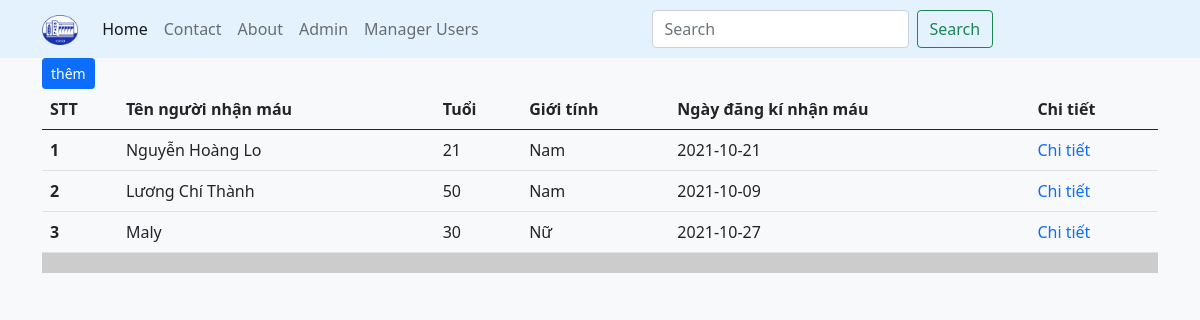
/src/index.php, run on the app's committed database.
### tables this page shows
CREATE TABLE `blood_recipient` (
  `reci_id` int(11) NOT NULL,
  `reci_name` varchar(50) DEFAULT NULL,
  `reci_age` int(11) DEFAULT NULL,
  `reci_bgrp` char(10) DEFAULT NULL,
  `reci_bqnty` int(11) DEFAULT NULL,
  `reci_sex` varchar(10) DEFAULT NULL,
  `reci_reg_date` date DEFAULT NULL,
  `reci_phno` char(11) DEFAULT NULL
);

### src/index.php (the view, shortened to what this page needs)
<?php
    require("./config/db.php");
?>
<!DOCTYPE html>
<html lang="en">
<head>
    <link href="https://cdn.jsdelivr.net/npm/bootstrap@5.0.2/dist/css/bootstrap.min.css" rel="stylesheet">
    <link rel="stylesheet" href="https://cdnjs.cloudflare.com/ajax/libs/font-awesome/5.15.4/css/all.min.css">
    <link rel="stylesheet" href="css/index.css">
</head>
<body class="bg-light">
    <div class="header">
        <nav class="navbar navbar-expand-lg navbar-light " style="background-color: #e3f2fd;">
            <div class="container">
                <a class="navbar-brand" href="index.php">
                    <img src="images/logo.png" height="30px" alt="">
                </a>
                <div class="collapse navbar-collapse" id="navbarSupportedContent">
                    <ul class="navbar-nav me-auto mb-2 mb-lg-0">
                        <li class="nav-item">
                            <a class="nav-link active" aria-current="page" href="index.php">Home</a>
                        </li>
                        <li class="nav-item">
                            <a class="nav-link" href="#">Contact</a>
                        </li>
                        <li class="nav-item">
                            <a class="nav-link" href="#">About</a>
                        </li>
                        <li class="nav-item">
                            <a class="nav-link" href="admin.php">Admin</a>
                        </li>
                        <li class="nav-item">
                            <a class="nav-link" href="manager.php">Manager Users</a>
                        </li>
                    </ul>
                    <form class="d-flex me-auto">
                        <input class="form-control me-2" type="search" placeholder="Search" aria-label="Search">
                        <button class="btn btn-outline-success" type="submit">Search</button>
                    </form>
                </div>
            </div>
        </nav>
    </div>
    <main class="bg-light">
        <div class="container">
            <div class="row">
                <div>
                    <a class="btn btn-primary btn-sm " href="add.php" role="button">thêm</a>
                </div>
                <div class="directory-table">
                    <div class="table">
                        <table class="table">
                            <thead>
                                <tr>
                                    <th scope="col">STT</th>
                                    <th scope="col">Tên người nhận máu</th>
                                    <th scope="col">Tuổi</th>
                                    <th scope="col">Giới tính</th>
                                    <th scope="col">Ngày đăng kí nhận máu</th>
                                    <th scope="col">Chi tiết</th>
                                </tr>
                            </thead>
                            <tbody>
                                <?php
                                $sql = "SELECT reci_id, reci_name, reci_age, reci_sex,reci_reg_date from blood_recipient";
                                $result = mysqli_query($conn, $sql);
                                if (mysqli_num_rows($result) > 0) {
                                    $i = 1;
                                    while ($row = mysqli_fetch_assoc($result)) {
                                ?>
                                        <tr>
                                            <th scope="row"><?php echo $i; ?></th>
                                            <td><?php echo $row['reci_name']; ?></td>
                                            <td><?php echo $row['reci_age']; ?></td>
                                            <td><?php echo $row['reci_sex']; ?></td>
                                            <td><?php echo $row['reci_reg_date']; ?></td>
                                            <td><a href="full.php?id=<?php echo $row['reci_id']; ?>">Chi tiết</a></td>
                                        </tr>
                                <?php
                                        $i++;
                                    }
                                }
                                ?>
                            </tbody>
                        </table>
                    </div>
                </div>
            </div>
        </div>
    </main>
</body>
</html>

### src/css/index.css (style rules this page uses)
a { text-decoration: none; }
.header { background-color: #e3f2fd; }
.table { box-shadow: 0 20px 0 #ccc }

### data on the page
blood_recipient: reci_name "Nguyễn Hoàng Lo", reci_age "21", reci_sex "Nam", reci_reg_date "2021-10-21"
blood_recipient: reci_name "Lương Chí Thành", reci_age "50", reci_sex "Nam", reci_reg_date "2021-10-09"
blood_recipient: reci_name "Maly", reci_age "30", reci_sex "Nữ", reci_reg_date "2021-10-27"
